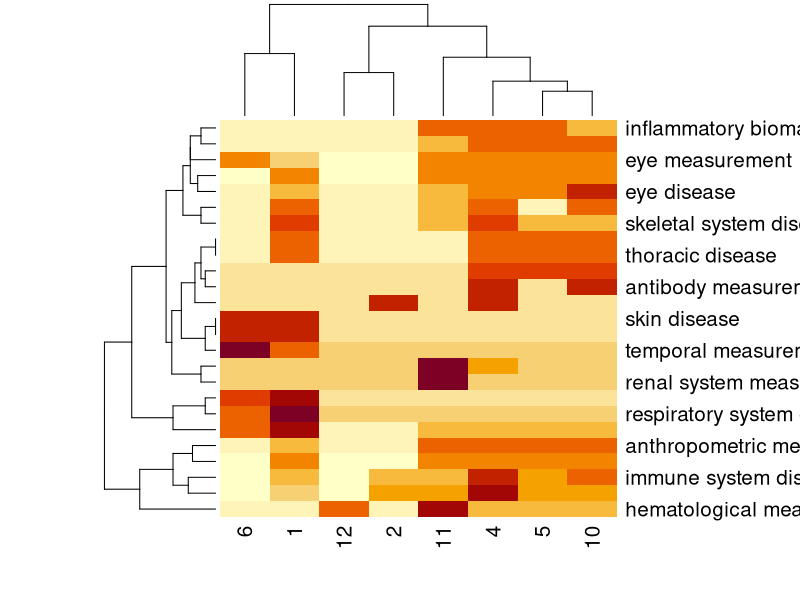

Source code (R):
df <- read.table("fig4b_data.txt", sep="\t", header=T, row.names=1)
colnames(df) <- c("0", "1", "2", "4", "5", "6", "10", "11", "12")
TGs <- colnames(df)
TFs <- rownames(df)
pureTGs <- setdiff(TGs, TFs)
heatmap(as.matrix(df[, -1]), cexRow = 1.5, cexCol = 1.5)
